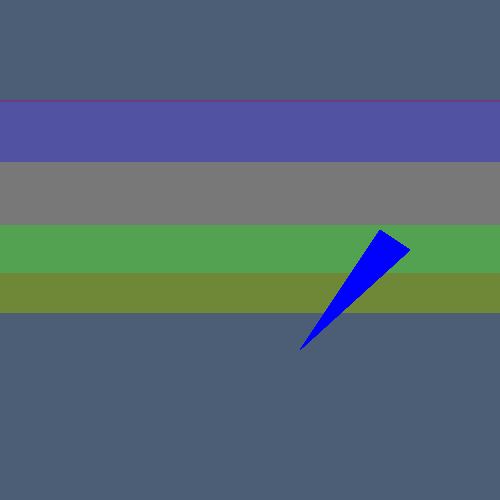
Frame 1 (no input)
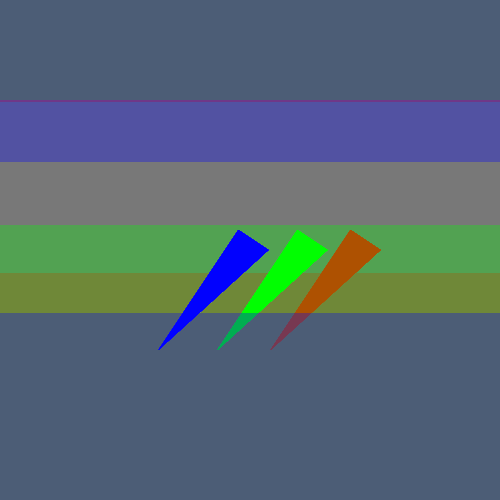
Frame 60 (the mouse pressed at the canvas centre just before this capture)
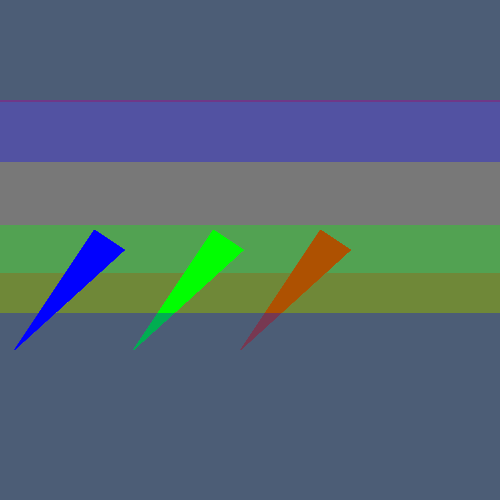
Frame 120 (the mouse held since frame 60 and released just before this capture)

The Processing sketch that drew these frames (run headless with seeded random() and noise(); from frame 60 on, the mouse is pressed at the canvas centre):

// Processing sketch: Parallax
// ── Parallax.pde
Layer[] l = new Layer[3];

void setup() {
  size(500, 500);
  
  l[0] = new Layer(0, 0, color(255, 0, 0, 80));
  l[1] = new Layer(0, 0, color(0, 255, 0, 80));
  l[2] = new Layer(0, 0, color(0, 0, 255, 80));
}

void draw() {
  background(120);
  
  for (int i = 0; i < l.length; i++) {
    l[i].display();
  }
  
  l[0].step(0.5, 0);
  l[1].step(1.4, 0);
  l[2].step(2.4, 0);
}

// ── Layer.pde
class Layer {
  int seed;
  float x, y;
  color surfaceColor;
  // color backgroundColor;
  
  Layer (float x, float y, color c) {
    this.seed = (int) random(0, Integer.MAX_VALUE);
    this.x = x;
    this.y = y;
    this.surfaceColor = c;
  }
  
  void display() {
    pushMatrix();
    translate(-x%1000, -y%1000);
    
    noStroke();
    fill(surfaceColor);
    
    rect(0, 0, width+1000, (int) (Math.abs((seed >> 3)-421)%125+80));
    rect(0, height, width+1000, -(int) (Math.abs((seed >> 3)-421)%200+80));
    
    for (int i = (int) (Math.abs(seed*14 << 2)%100); i < 250; i++) {
      int lx = 400; // "local x", or the approx center. Randomize over seed
      int ly = height/2; // "local y", or the approx center. Randomize over seed
      triangle(lx+10, ly, lx-100, ly+100, lx-20, ly-20); // Randomize over seed
    }
    
    popMatrix();
  }
  
  void step(float dX, float dY) {
    this.x += dX;
    this.y += dY;
  }
}
